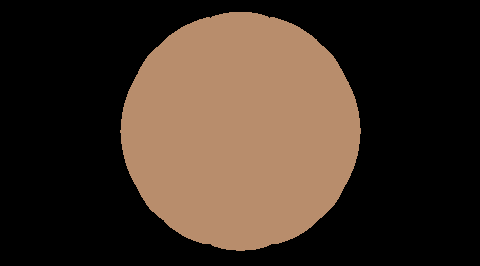
%> input picture assign_1/intrinsic_images/intrinsic_images_ard/ball_albedo.png, 480 x 266 px
$ octave TrueColor.m   (GNU Octave 9; MATLAB toolbox functions it lacks are replaced by stand-ins)
%> lines starting %> are read from the running program, lines starting %| are printed output that depends on the picture; in (x1, y1, x2, y2) boxes, pixels count from 0 and x2, y2 are one past the last pixel; in counts of white or black regions, pixels touching at a corner belong together; the program's own positions count from 1
% algorithm to find the true color of the ball albedo
[img_data, map, alpha] = imread("ball_albedo.png");
%> img_data is the input picture: size 266x480x3 uint8; mean R, G, B 64.1, 49.1, 37.6
%> map = []; alpha = []

% retrieve R, G, and B color spaces.
R = img_data(:,:,1);
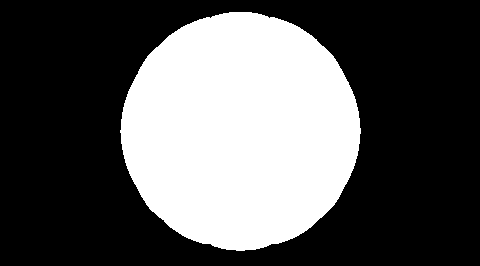
%> R: size 266x480 uint8; values 0 (black) and 184 (white), 34.8% white; 1 white region, box (x1, y1, x2, y2) and area: (120, 12, 361, 251) 44488
G = img_data(:,:,2);
B = img_data(:,:,3);

%We're assuming the albedo is colored uniformly
%We can find the value per color space by taking the maximum value for each color space.
Rmax = max(max(R));
%> Rmax = 184
Gmax = max(max(G));
%> Gmax = 141
Bmax = max(max(B));
%> Bmax = 108

%This yields a true color in RGB space of [184, 141, 108]
Rmax
%> Rmax = 184
Gmax
%> Gmax = 141
Bmax
%> Bmax = 108

$ run again, with assign_1/intrinsic_images/intrinsic_images_ard/ball.png copied over assign_1/intrinsic_images/intrinsic_images_ard/ball_albedo.png
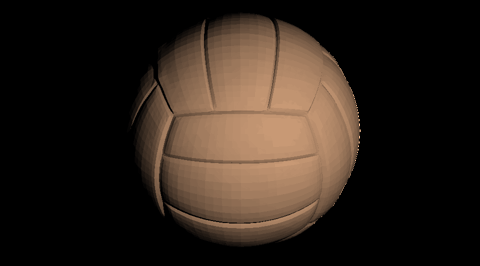
%> input picture assign_1/intrinsic_images/intrinsic_images_ard/ball.png, 480 x 266 px
%> img_data is the input picture: size 266x480x3 uint16; mean R, G, B 4715.9, 3613.8, 2768
%> map = []
%> `R = img_data(:,:,1);`:
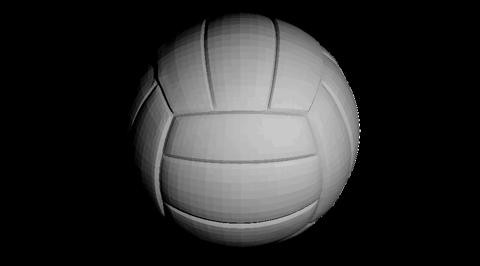
%> R: size 266x480 uint16; min 0, max 27416, mean 4715.9; drawn with min black and max white
%> `Rmax = max(max(R));`: Rmax = 27416
%> `Gmax = max(max(G));`: Gmax = 21009
%> `Bmax = max(max(B));`: Bmax = 16092
%> `Rmax`: Rmax = 27416
%> `Gmax`: Gmax = 21009
%> `Bmax`: Bmax = 16092
